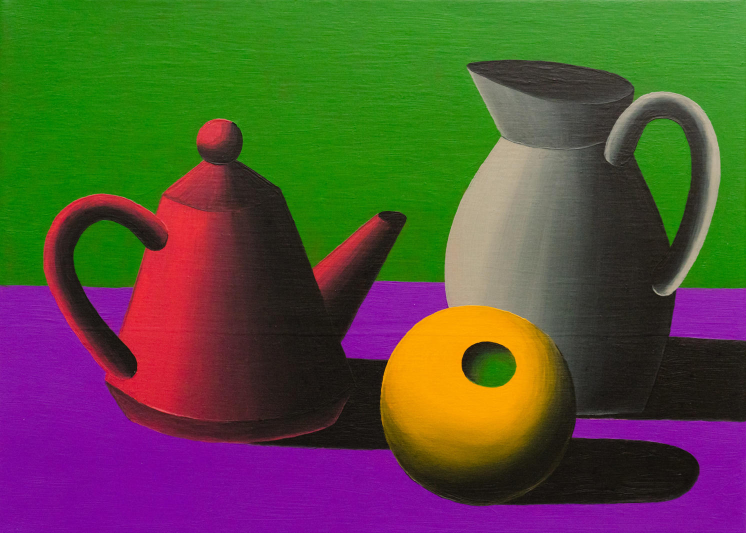
#> input picture PyCharm/pic/Ind.jpg, 1492 x 1066 px (shown at 1/2 size)
$ jupyter execute --allow-errors Lab9IND.ipynb   (text cells are left out)
#> lines starting #> are read from the running program, lines starting #| are printed output that depends on the picture; after the words box and inside, x2 and y2 are one past the last pixel; in counts of white or black regions, pixels touching at a corner belong together; pictures that were not available may be replaced by others from this repository, and a replacement may not be noted
[cell 1]
import cv2
import numpy as np
from matplotlib import pyplot as plt

[cell 2]
img = cv2.imread('pic/Ind.jpg',0)
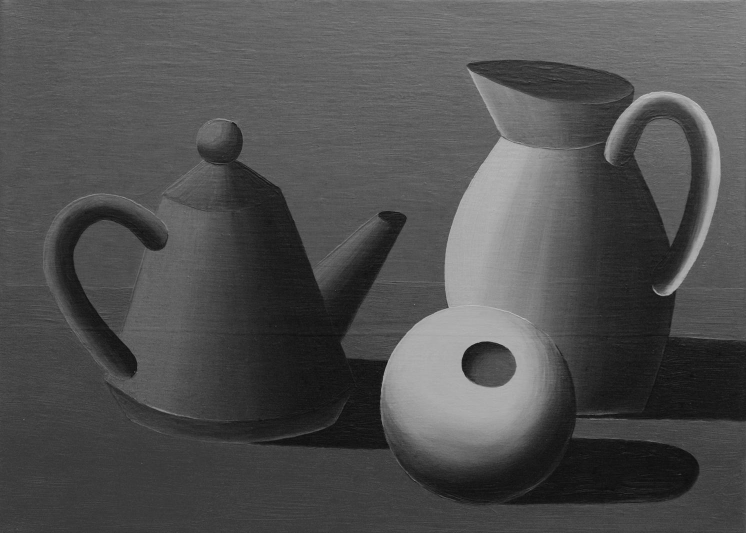
#> img: shape (1066, 1492) (shown at 1/2 size); min 4, max 207, mean 79.9
img_cntrs = cv2.imread('pic/Ind.jpg',1)
#> img_cntrs is the input picture: shape (1066, 1492, 3); mean B, G, R 58.9, 80.9, 85.9
imag = cv2.imread('pic/Ind.jpg',0)

[cell 3]
ret,thresh = cv2.threshold(img,0,255,0)
#> thresh: shape (1066, 1492); every value is 255
#> (the rest of this cell did not finish here and is left out)

#> (a cell that did not finish here is left out)

#> (a cell that did not finish here is left out)

#> (a cell that did not finish here is left out)

#> (a cell that did not finish here is left out)

#> (a cell that did not finish here is left out)

#> (a cell that did not finish here is left out)

#> (a cell that did not finish here is left out)

#> (a cell that did not finish here is left out)

#> (a cell that did not finish here is left out)

#> (a cell that did not finish here is left out)

[cell 14]
img = cv2. imread('pic/Cat.jpg',0)
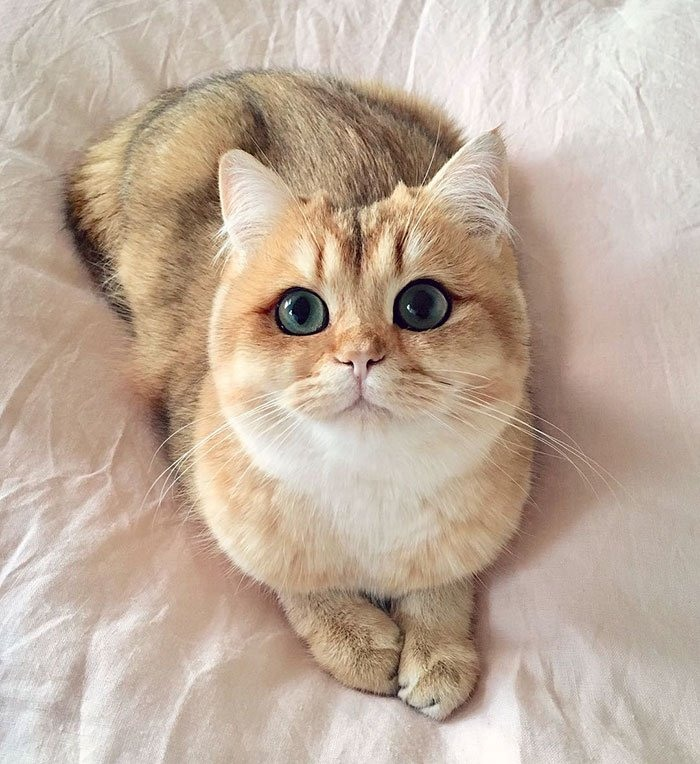
#> input picture PyCharm/pic/img.png, 700 x 764 px, given in place of Cat.jpg, which was not available
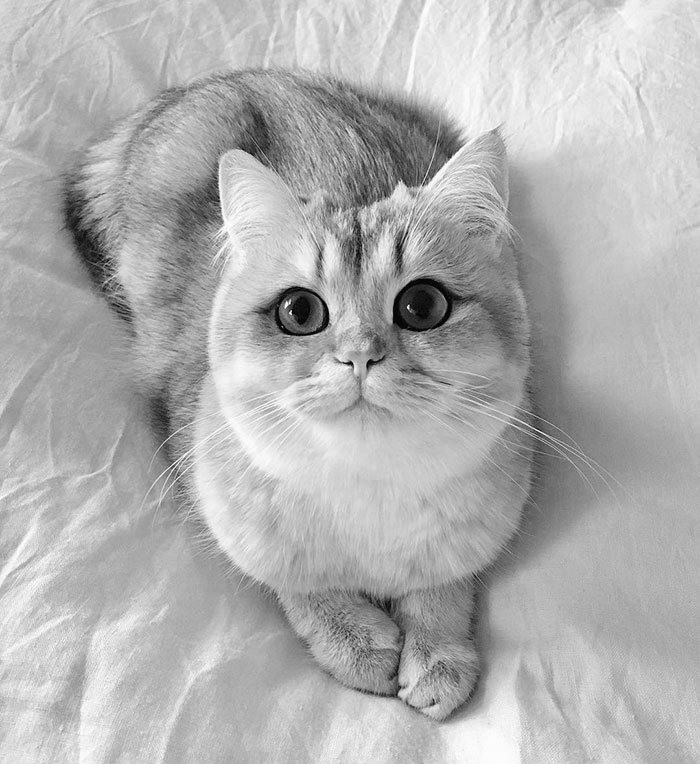
#> img: shape (764, 700); min 0, max 254, mean 176.9
ret,thresh = cv2.threshold(img,0,255,0)
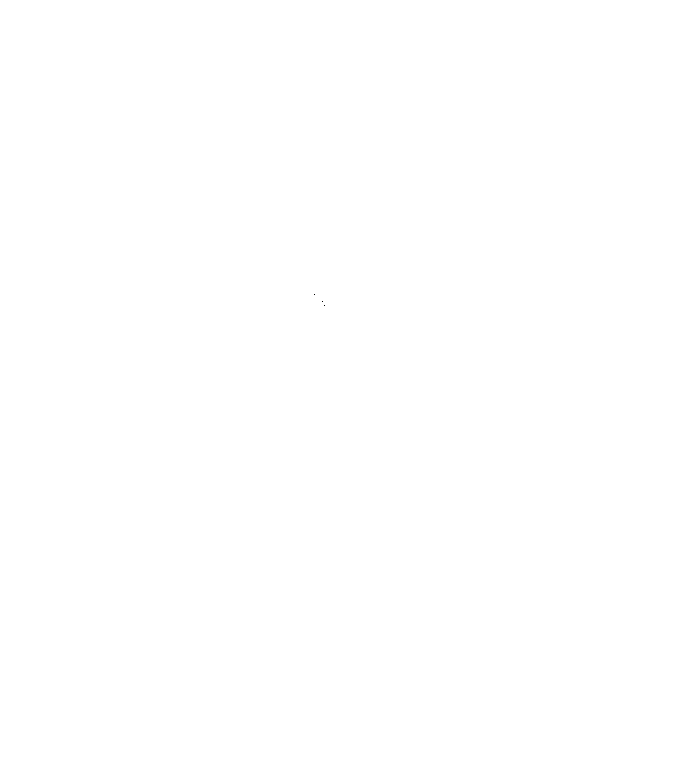
#> thresh: shape (764, 700); 100% white; black in thin lines or dots, all inside (x1, y1, x2, y2) = (314, 294, 325, 306)
#> (the rest of this cell did not finish here and is left out)
